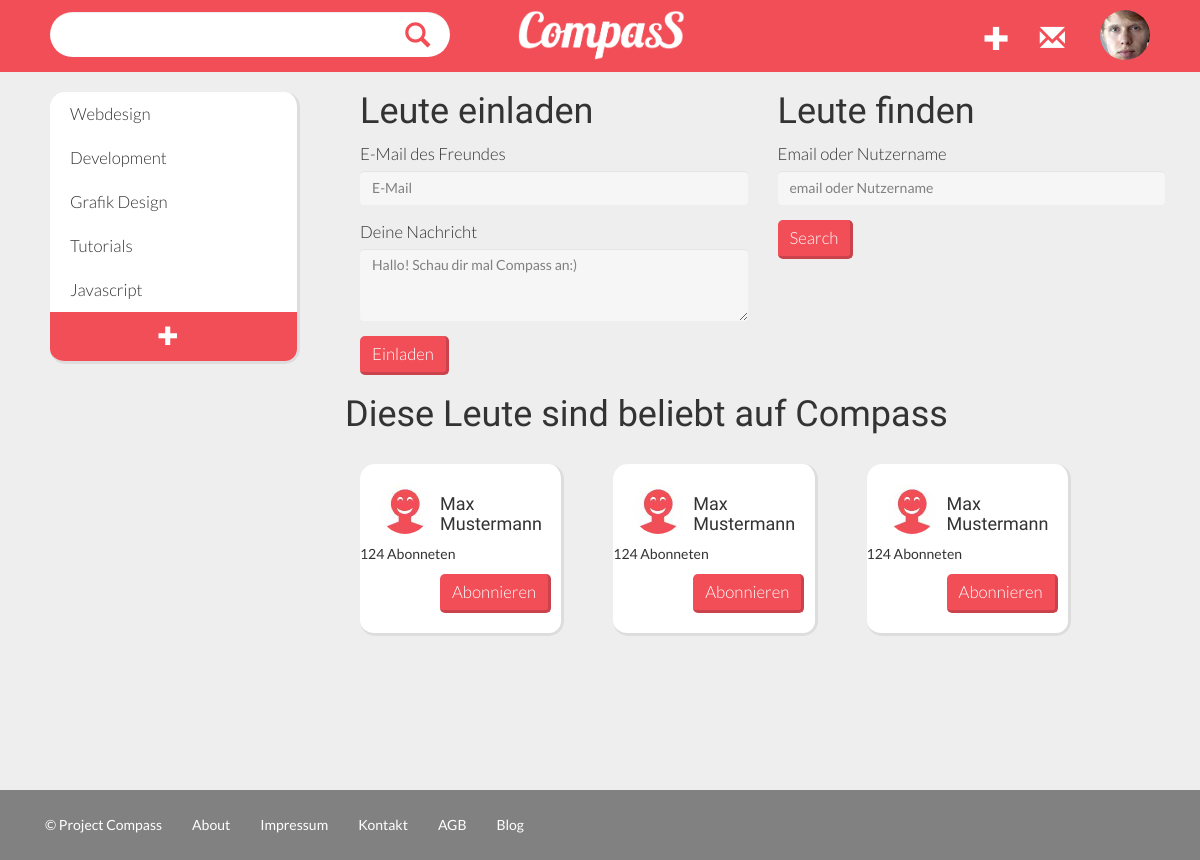
Page /finder.php (signed in) on the committed database.
### tables this page shows
CREATE TABLE `users` (
  `user_id` int(11) NOT NULL AUTO_INCREMENT,
  `username` varchar(32) NOT NULL,
  `password` varchar(50) NOT NULL,
  `first_name` varchar(32) NOT NULL,
  `last_name` varchar(32) NOT NULL,
  `email` varchar(1024) NOT NULL,
  `email_code` varchar(32) NOT NULL,
  `active` int(11) NOT NULL DEFAULT '0',
  `password_recover` int(11) NOT NULL DEFAULT '0',
  `type` int(1) NOT NULL DEFAULT '0',
  `allow_email` int(11) NOT NULL DEFAULT '1',
  `profile` varchar(55) NOT NULL,
  `subscription_categories` varchar(55) NOT NULL DEFAULT '',
  `subscription_users` varchar(55) NOT NULL DEFAULT '',
  PRIMARY KEY (`user_id`)
);

CREATE TABLE `categories` (
  `category_id` int(11) NOT NULL AUTO_INCREMENT,
  `title` varchar(55) NOT NULL,
  `description` varchar(1024) NOT NULL,
  `gattung` varchar(1024) NOT NULL,
  `user_id` int(11) NOT NULL,
  `number_follower` int(11) NOT NULL,
  `tags` varchar(1024) NOT NULL DEFAULT '',
  PRIMARY KEY (`category_id`)
);

### core/functions/users.php (called while the page is built, shortened)
<?php
function user_data($user_id) {
	$user_id = (int)$user_id;
	$func_num_args = func_num_args();
	$func_get_args = func_get_args();
	if ($func_num_args > 1) {
		unset($func_get_args[0]);
		$fields = '`' . implode('`, `', $func_get_args) . '`';
		$data = mysql_fetch_assoc(mysql_query("SELECT $fields FROM `users` WHERE `user_id` = $user_id"));
		return $data;
	}
}
function logged_in() {
	return (isset($_SESSION['user_id'])) ? true : false;
}
?>

### core/init.php (called while the page is built, shortened)
<?php
require 'functions/users.php';
if (logged_in() === true) {
	$session_user_id = $_SESSION['user_id'];
	$user_data = user_data($session_user_id, 'user_id', 'username', 'password', 'first_name', 'last_name', 'email', 'password_recover', 'type', 'allow_email', 'profile');
}
?>

### includes/widgets/category_list.php (the view, shortened to what this page needs)
<?php
function get_categories($parameter){
	$ident = $_SESSION['user_id'];
	$result = mysql_query("SELECT * FROM categories WHERE user_id = $ident");
	if(mysql_num_rows($result)){
		$output = "";
		$output = $output . "<ul id='category-list' class='ui-widget-header'>";
		while($row = mysql_fetch_array($result, MYSQL_ASSOC)){
			if ($category_id == $row["category_id"]) {
					$active = 'active';
				}else{
					$active = 'not-active';
				}
			$output = $output . '<li class="' . $active . ' ui-state-default droppable"><a href="category.php?id=' . $row['category_id'] . '">' . $row[$parameter] . '</a></li>';
		}
		$output = $output . "<li id='add-category'><a href='add_category.php'><span class='glyphicon glyphicon-plus glyphicon-lg'></span></a></li>";
		$output = $output . "</ul>";
	}else{
		$output = $output . "<div class='placeholder-medium'></div><a href='add_category.php' class='btn btn-primary'>Kategorien hinzufügen</a>";
	}
	return $output;
}
echo get_categories("title");
?>

### includes/menu.php (shortened to what this page needs)
<?php if(logged_in() != true){?>
<nav class="navbar navbar-default" role="navigation">
  <div class="container-fluid">
    <div class="container welcome">
    <div class="navbar-header">
      <button type="button" class="navbar-toggle" data-toggle="collapse" data-target="#bs-example-navbar-collapse-1">
        <span class="sr-only">Toggle navigation</span>
        <span class="icon-bar"></span>
        <span class="icon-bar"></span>
        <span class="icon-bar"></span>
      </button>
     <a href="index.php"><img src="images/logo.png" height="50" id="logo"></a>
    </div>
    <div class="collapse navbar-collapse" id="bs-example-navbar-collapse-1">
      <ul class="nav navbar-nav navbar-right">
        <button class="btn login-button" id="login">login</button>
      </ul>
      </div>
    </div>
  </div>
</nav>
<?php }else{?>
<nav class="navbar navbar-default" role="navigation">
  <div class="container-fluid">
    <div class="navbar-header">
<a href="index.php"><img src="images/logo.png" height="50" id="logo"></a>
<div class="right-inner-addon ">
     <form action="search.php" method="get" role="form">
        <div class="form-group">
          <input type="text" id="search" class="form-control" name="keywords" autocomplete="off">
        </div>
      </form>
</div>
    </div>
    <div class="collapse navbar-collapse" id="bs-example-navbar-collapse-1">
      <ul class="nav navbar-nav navbar-right">
        <li><a href="add_bookmark.php" id="add_bookmark"><span class="glyphicon glyphicon-plus"</span></a></li>
        <li><a href="#" id="notifications"><span class="glyphicon glyphicon-envelope"</span></a></li>
           <li class="dropdown">
              <a href="#" class="dropdown-toggle" data-toggle="dropdown">
                <div class="crop">
                  <?php if (empty($user_data['profile']) === false){
                      echo '<img class="img img-responsive img-circle" src="', $user_data['profile'], '" alt="', $user_data['first_name'], '\'s Profile Image">';
                    }else{
                      echo '<img class="img img-responsive img-circle" src="images/placeholder-img.jpg" alt="', $user_data['first_name'], '\'s Profile Image">';
                      }
                  ?>
                </div>
              </a>
          </li>
          </ul>
      </div>
  </div>
</nav>
<?php }?>

### sass/css/main.css (style rules this page uses)
body { font-family: 'Lato', sans-serif; background-color: #eee; }
html, body { height: 100%; }
.navbar { min-height: 70px; margin-bottom: 0px; border: none; border-radius: 0px; background-color: #f14e57; }
.navbar #add_bookmark { font-size: 1.8em; }
.navbar #notifications { font-size: 1.8em; }
.container-fluid { margin-right: auto; margin-left: auto; padding-left: 50px; padding-right: 50px; padding-top: 10px; }
.right-inner-addon { position: relative; }
.right-inner-addon input { padding-right: 30px; }
#search { background-color: #fff; border: none; border-radius: 25px; margin-top: 2px; width: 400px; height: 45px; }
.navbar-default .navbar-nav > li > a { color: #fff; }
#logo { position: absolute; left: 50%; margin-left: -82px; }
.navbar-nav > li > a.dropdown-toggle { padding: 0px; margin-left: 20px; }
.form-control { background-color: rgba(255, 255, 255, 0.5); border: none; }
ul#category-list { list-style-type: none; background-color: #fff; border-radius: 15px; margin-top: 20px; border-right: 3px solid #dddddd; border-bottom: 3px solid #dddddd; padding-left: 0px; overflow: hidden; }
ul#category-list li#add-category { background-color: #f14e57; text-align: center; padding-left: 0px; font-size: 1.2em; }
ul#category-list li#add-category a { color: #fff; }
ul#category-list li { padding: 10px; padding-left: 20px; }
ul#category-list li a { font-weight: 300; color: #333; font-family: Lato; text-decoration: none; font-size: 1.2em; }
.crop { height: 50px; width: 50px; overflow: hidden; }
.crop img { width: 100%; height: 100%; }
a { color: #f14e57; }

### rows in the picture
users: profile (picture)
categories: title "Webdesign"
categories: title "Development"
categories: title "Grafik Design"
categories: title "Tutorials"
categories: title "Javascript"
